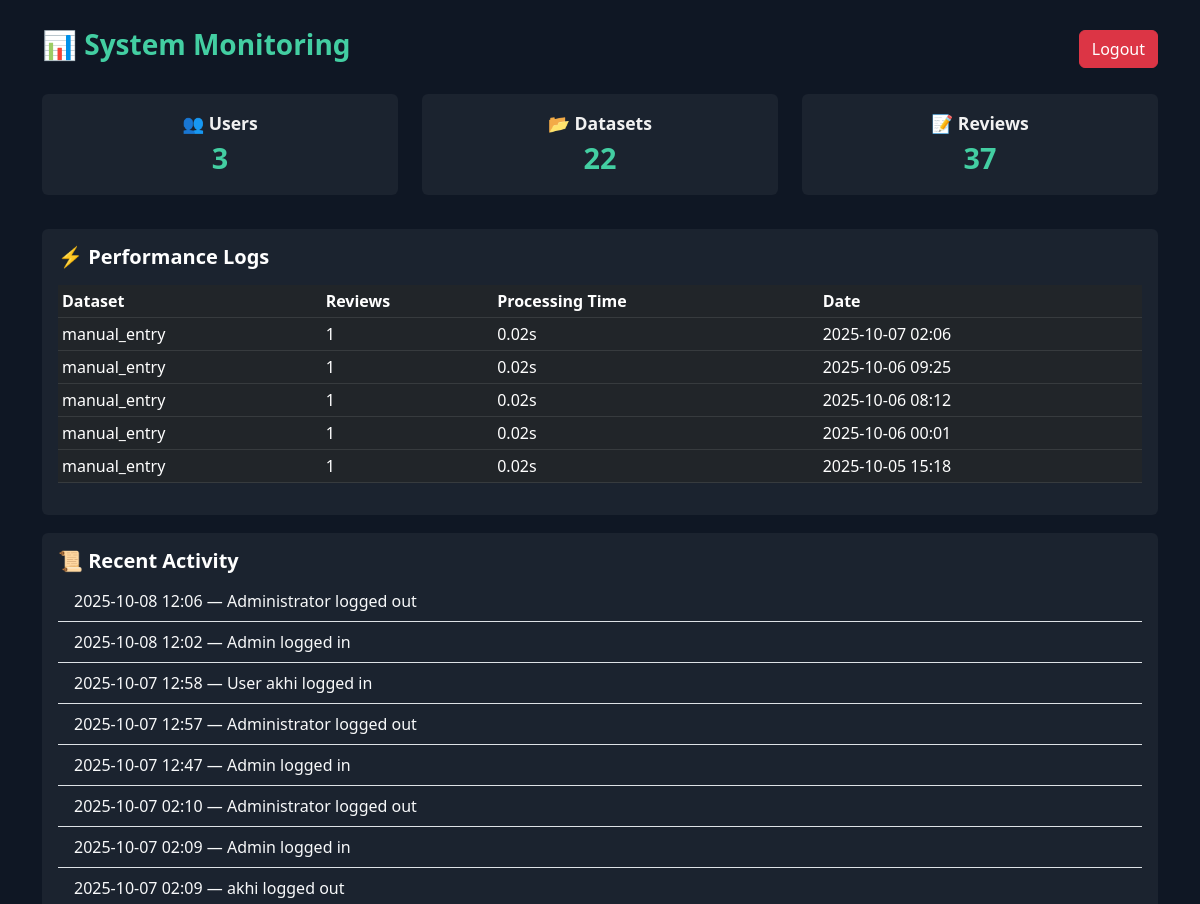
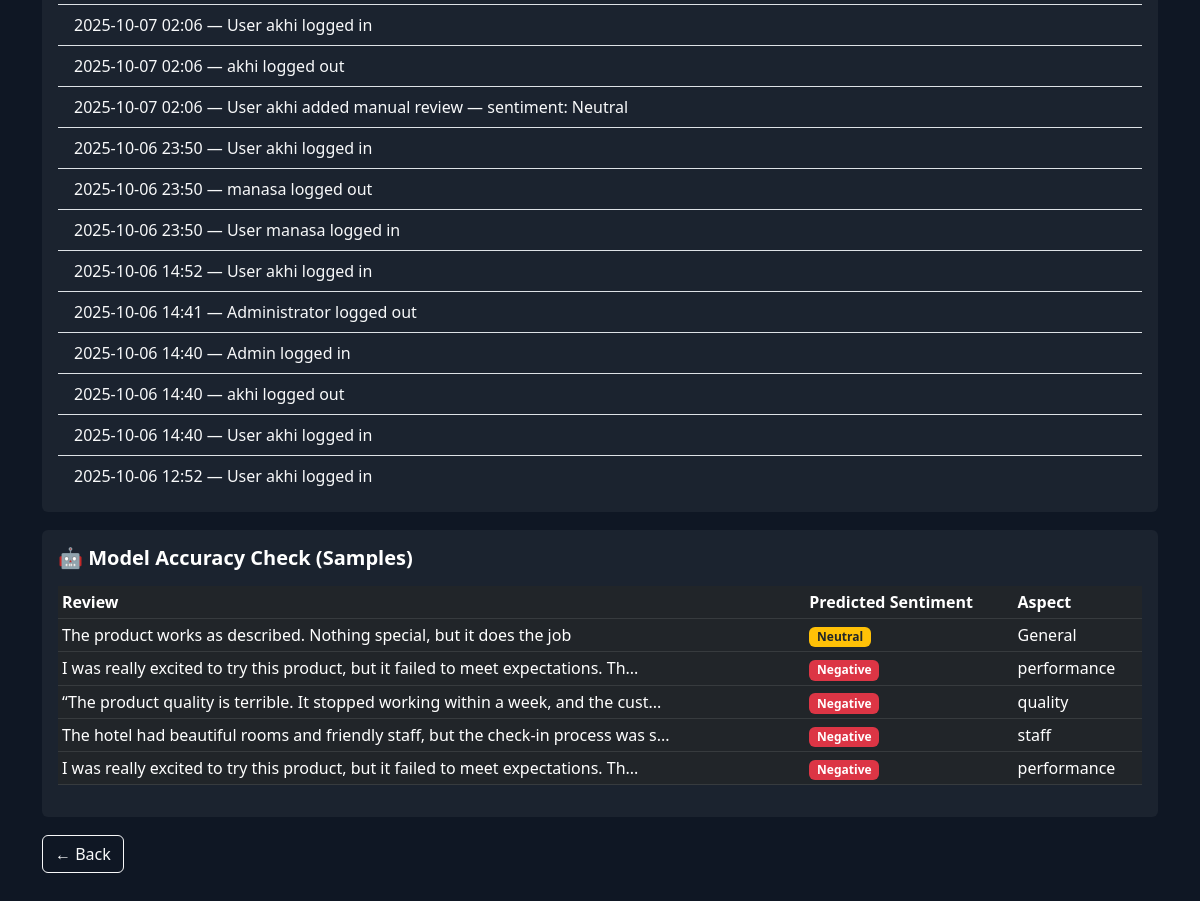
The page /admin/monitor (signed in) on the database its author committed (2 pictures, top to bottom).
### app.py (models this page shows)
class Dataset(db.Model):
    id = db.Column(db.Integer, primary_key=True)
    user_id = db.Column(db.Integer, db.ForeignKey('user.id'), nullable=False)
    file_name = db.Column(db.String(200))
    upload_date = db.Column(db.DateTime, default=datetime.utcnow)
    reviews = db.relationship('Review', backref='dataset', lazy=True, cascade="all, delete-orphan")

class Log(db.Model):
    id = db.Column(db.Integer, primary_key=True)
    action_type = db.Column(db.String(200))
    user_id = db.Column(db.Integer, db.ForeignKey('user.id'))
    timestamp = db.Column(db.DateTime, default=datetime.utcnow)

class Review(db.Model):
    id = db.Column(db.Integer, primary_key=True)
    dataset_id = db.Column(db.Integer, db.ForeignKey('dataset.id'), nullable=False)
    raw_text = db.Column(db.Text, nullable=False)
    preprocessed_text = db.Column(db.Text)
    sentiment = db.Column(db.String(20))
    aspect = db.Column(db.String(120))
    confidence = db.Column(db.Float)   # 🆕 Added this line for confidence %
    date = db.Column(db.DateTime)

### app.py (the view)
@app.route('/admin/monitor')
@login_required
def admin_monitor():
    if current_user.role != 'admin':
        abort(403)
    recent_logs = Log.query.order_by(Log.timestamp.desc()).limit(20).all()
    performance_logs = []
    datasets = Dataset.query.order_by(Dataset.upload_date.desc()).limit(5).all()
    for ds in datasets:
        reviews_count = Review.query.filter_by(dataset_id=ds.id).count()
        perf_time = round(reviews_count / 50.0, 2) if reviews_count else 0
        performance_logs.append({
            "file_name": ds.file_name,
            "reviews": reviews_count,
            "time": perf_time,
            "date": ds.upload_date.strftime("%Y-%m-%d %H:%M")
        })
    sample_reviews = Review.query.order_by(Review.date.desc()).limit(5).all()
    users_count = User.query.count()
    datasets_count = Dataset.query.count()
    reviews_count = Review.query.count()
    return render_template(
        'admin/monitor.html',
        recent_logs=recent_logs,
        performance_logs=performance_logs,
        sample_reviews=sample_reviews,
        users_count=users_count,
        datasets_count=datasets_count,
        reviews_count=reviews_count
    )

### app.py (called while the page is built)
@login_manager.user_loader
def load_user(user_id):
    return User.query.get(int(user_id))

### templates/admin/monitor.html (shortened to what this page needs)
<!doctype html>
<html lang="en">
<head>
  <link href="https://cdn.jsdelivr.net/npm/bootstrap@5.3.0/dist/css/bootstrap.min.css" rel="stylesheet">
</head>
<body>
  <div class="container">
    <div class="d-flex justify-content-between align-items-center mb-4">
      <h3 style="font-weight:700;color:#43cea2">📊 System Monitoring</h3>
      <a class="btn btn-danger" href="{{ url_for('logout') }}">Logout</a>
    </div>
    <div class="row mb-3">
      <div class="col-md-4">
        <div class="card p-3 stat-card">
          <div class="stat-label">👥 Users</div>
          <div class="stat-value">{{ users_count }}</div>
        </div>
      </div>
      <div class="col-md-4">
        <div class="card p-3 stat-card">
          <div class="stat-label">📂 Datasets</div>
          <div class="stat-value">{{ datasets_count }}</div>
        </div>
      </div>
      <div class="col-md-4">
        <div class="card p-3 stat-card">
          <div class="stat-label">📝 Reviews</div>
          <div class="stat-value">{{ reviews_count }}</div>
        </div>
      </div>
    </div>
    <div class="card p-3">
      <h5>⚡ Performance Logs</h5>
      <table class="table table-sm table-dark mt-2">
        <thead><tr><th>Dataset</th><th>Reviews</th><th>Processing Time</th><th>Date</th></tr></thead>
        <tbody>
          {% for p in performance_logs %}
            <tr>
              <td>{{ p.file_name }}</td>
              <td>{{ p.reviews }}</td>
              <td>{{ p.time }}s</td>
              <td>{{ p.date }}</td>
            </tr>
          {% else %}
            <tr><td colspan="4" class="muted">No performance data.</td></tr>
          {% endfor %}
        </tbody>
      </table>
    </div>
    <div class="card p-3">
      <h5>📜 Recent Activity</h5>
      <ul class="list-group list-group-flush">
        {% for l in recent_logs %}
          <li class="list-group-item bg-transparent text-light">
            {{ l.timestamp.strftime('%Y-%m-%d %H:%M') if l.timestamp else '' }} — {{ l.action_type }}
          </li>
        {% else %}
          <li class="list-group-item bg-transparent text-muted">No recent activity.</li>
        {% endfor %}
      </ul>
    </div>
    <div class="card p-3">
      <h5>🤖 Model Accuracy Check (Samples)</h5>
      <table class="table table-sm table-dark mt-2">
        <thead><tr><th>Review</th><th>Predicted Sentiment</th><th>Aspect</th></tr></thead>
        <tbody>
          {% for r in sample_reviews %}
            <tr>
              <td>{{ r.raw_text[:80] }}{% if r.raw_text|length > 80 %}...{% endif %}</td>
              <td>
                {% if r.sentiment == "Positive" %}
                  <span class="badge bg-success">{{ r.sentiment }}</span>
                {% elif r.sentiment == "Negative" %}
                  <span class="badge bg-danger">{{ r.sentiment }}</span>
                {% else %}
                  <span class="badge bg-warning text-dark">{{ r.sentiment }}</span>
                {% endif %}
              </td>
              <td>{{ r.aspect or '—' }}</td>
            </tr>
          {% else %}
            <tr><td colspan="3" class="muted">No sample reviews available.</td></tr>
          {% endfor %}
        </tbody>
      </table>
    </div>
    <div><a href="/admin" class="btn btn-outline-light">← Back</a></div>
  </div>
</body>
</html>

### templates/admin/monitor.html (style rules this page uses)
body { background:#0f1724; color:#fff; font-family:Segoe UI, sans-serif; padding:28px; }
.card { background:rgba(255,255,255,0.05); border:none; margin-bottom:18px; }
.stat-card { display:flex; justify-content:space-between; align-items:center; transition:all 0.3s ease; }
.stat-label { font-size:1.1rem; font-weight:600; color:#f1f1f1; }
.stat-value { font-size:1.8rem; font-weight:800; color:#43cea2; }
h5 { font-weight:700; color:#fff; }
.table td, .table th { color:#fff; }

### rows shown on the page
Dataset: file_name "manual_entry", reviews "1", time "0.02", date "2025-10-07 02:06"
Dataset: file_name "manual_entry", reviews "1", time "0.02", date "2025-10-06 09:25"
Dataset: file_name "manual_entry", reviews "1", time "0.02", date "2025-10-06 08:12"
Dataset: file_name "manual_entry", reviews "1", time "0.02", date "2025-10-06 00:01"
Dataset: file_name "manual_entry", reviews "1", time "0.02", date "2025-10-05 15:18"
Log: timestamp "2025-10-08 12:06", action_type "Administrator logged out"
Log: timestamp "2025-10-08 12:02", action_type "Admin logged in"
Log: timestamp "2025-10-07 12:58", action_type "User akhi logged in"
Log: timestamp "2025-10-07 12:57", action_type "Administrator logged out"
Log: timestamp "2025-10-07 12:47", action_type "Admin logged in"
Log: timestamp "2025-10-07 02:10", action_type "Administrator logged out"
Log: timestamp "2025-10-07 02:09", action_type "Admin logged in"
Log: timestamp "2025-10-07 02:09", action_type "akhi logged out"
Log: timestamp "2025-10-07 02:06", action_type "User akhi logged in"
Log: timestamp "2025-10-07 02:06", action_type "akhi logged out"
Log: timestamp "2025-10-07 02:06", action_type "User akhi added manual review — sentiment: Neutral"
Log: timestamp "2025-10-06 23:50", action_type "User akhi logged in"
Log: timestamp "2025-10-06 23:50", action_type "manasa logged out"
Log: timestamp "2025-10-06 23:50", action_type "User manasa logged in"
Log: timestamp "2025-10-06 14:52", action_type "User akhi logged in"
Log: timestamp "2025-10-06 14:41", action_type "Administrator logged out"
Log: timestamp "2025-10-06 14:40", action_type "Admin logged in"
Log: timestamp "2025-10-06 14:40", action_type "akhi logged out"
Log: timestamp "2025-10-06 14:40", action_type "User akhi logged in"
Log: timestamp "2025-10-06 12:52", action_type "User akhi logged in"
Review: raw_text "The product works as described. Nothing special, but it does the job", sentiment "Neutral", aspect "General"
Review: raw_text "I was really excited to try this product, but it failed to meet expectations. Th", sentiment "Negative", aspect "performance"
Review: raw_text "“The product quality is terrible. It stopped working within a week, and the cust", sentiment "Negative", aspect "quality"
Review: raw_text "The hotel had beautiful rooms and friendly staff, but the check-in process was s", sentiment "Negative", aspect "staff"
Review: raw_text "I was really excited to try this product, but it failed to meet expectations. Th", sentiment "Negative", aspect "performance"

### other values the page prints
{{ users_count }} "3"
{{ datasets_count }} "22"
{{ reviews_count }} "37"
